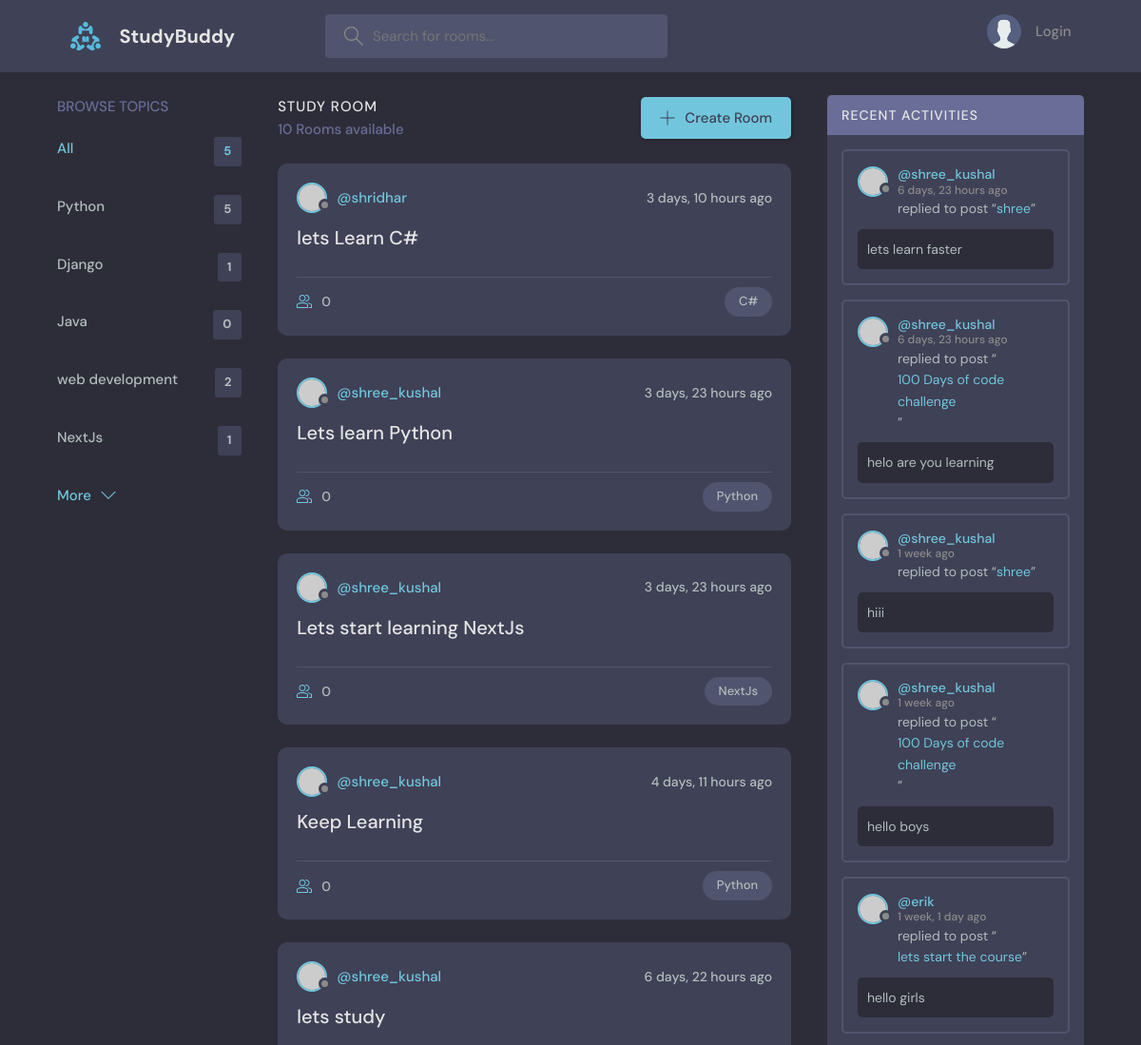
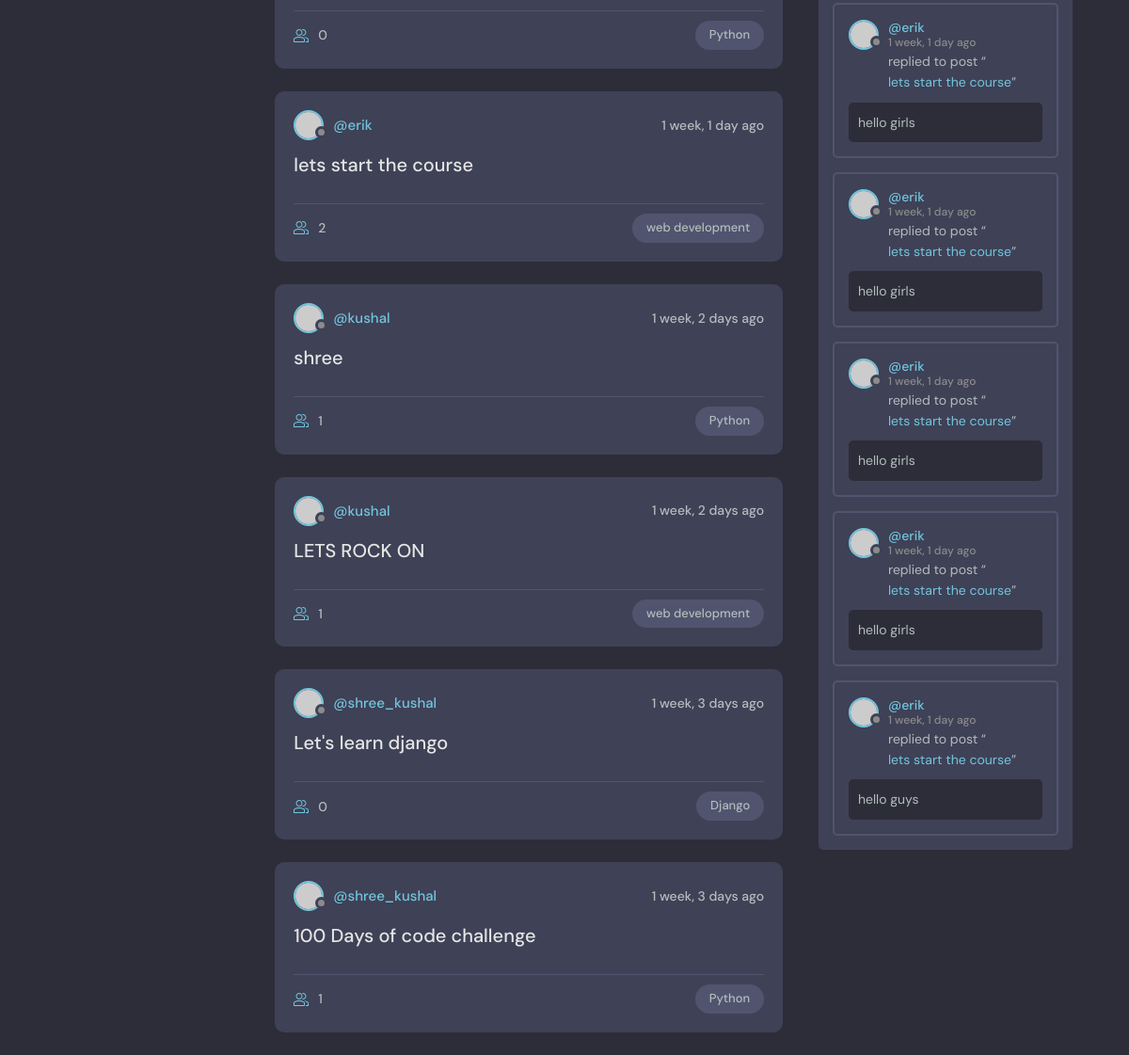
The page / on the database its author committed (2 pictures, top to bottom).
### base/models.py (models this page shows, shortened)
class Topic(models.Model):
    name=models.CharField(max_length=255)

class Room(models.Model):
    host= models.ForeignKey(User, on_delete=models.SET_NULL, null=True)
    topic= models.ForeignKey(Topic,on_delete=models.SET_NULL,null=True)
    name=models.CharField(max_length=200)
    description=models.TextField(null=True,blank=True)
    participants=models.ManyToManyField(User, related_name='participants', blank=True)
    updated=models.DateTimeField(auto_now=True)
    created=models.DateTimeField(auto_now_add=True)
    class Meta:
       ordering = ['-updated', '-created'] # for ordering purpose we use meta class and '-' orders in descending and  not using dash orders in ascending
    def __str__(self):
        return self.name

class Message(models.Model):
    user=models.ForeignKey(User, on_delete=models.CASCADE)
    room=models.ForeignKey(Room, on_delete=models.CASCADE)
    body=models.TextField()
    updated=models.DateTimeField(auto_now=True)
    created=models.DateTimeField(auto_now_add=True)
    class Meta:
        ordering = ['-updated', '-created']

### base/views.py (the view)
# urls.py: path('',views.home, name='home'),
def home(request):
    q=request.GET.get('q') if request.GET.get('q')!=None else ''
    rooms = Room.objects.filter(Q(topic__name__icontains=q)|
                                Q(name__icontains=q)|
                                Q(description__icontains=q)
                                ) # this line filters out topic from room model class and
    topics = Topic.objects.all()[0:5]
    room_count = rooms.count()
    room_messages =Message.objects.filter(Q(room__topic__name__icontains=q))
    context={'rooms':rooms,'topics':topics,'q':q, 'room_count':room_count,'room_messages':room_messages}
    return render(request, 'base/home.html' ,context)

### base/templates/base/home.html (shortened to what this page needs)
{% extends 'main.html'%}
{% block content %}
<main class="layout layout--3">
  <div class="container">
    {% include 'base/topics_component.html'%}
    <div class="roomList">
      <div class="roomList__header">
        <div>
          <h2>Study Room</h2>
          <p>{{room_count}} Rooms available</p>
        </div>
        <a class="btn btn--main" href="{% url 'create-room' %}">
          <svg version="1.1" xmlns="http://www.w3.org/2000/svg" width="32" height="32" viewBox="0 0 32 32">
            <title>add</title>
            <path
              d="M16.943 0.943h-1.885v14.115h-14.115v1.885h14.115v14.115h1.885v-14.115h14.115v-1.885h-14.115v-14.115z">
            </path>
          </svg>
          Create Room
        </a>
      </div>
      {% include 'base/feed_component.html'%}
    </div>
    {% include 'base/activity_component.html'%}
  </div>
</main>
{% endblock content %}

### base/templates/base/topics_component.html
<div class="topics">
    <div class="topics__header">
        <h2>Browse Topics</h2>
    </div>
    <ul class="topics__list">
        <li>
            <a href="{% url 'home' %}" class="active">All <span>{{topics.count}}</span></a>
        </li>
        {% for topic in topics%}
        <li>
            <a href="{% url 'home' %}?q={{topic.name}}">{{topic.name}} <span>{{topic.room_set.all.count}}</span></a>
        </li>
        {% endfor %}
    </ul>
    <a class="btn btn--link" href="{% url 'topics' %}">
        More
        <svg version="1.1" xmlns="http://www.w3.org/2000/svg" width="32" height="32" viewBox="0 0 32 32">
            <title>chevron-down</title>
            <path d="M16 21l-13-13h-3l16 16 16-16h-3l-13 13z"></path>
        </svg>
    </a>
</div>

### base/templates/base/feed_component.html (shortened to what this page needs)
{% for room in rooms%}
<div class="roomListRoom">
    <div class="roomListRoom__header">
        <a href="{% url 'user-profile' room.host.id %}" class="roomListRoom__author">
            <div class="avatar avatar--small">
                <img src="https://randomuser.me/api/portraits/women/11.jpg" />
            </div>
            <span>@{{room.host.username}}</span>
        </a>
        <div class="roomListRoom__actions">
            <span>{{room.created|timesince}} ago</span>
        </div>
    </div>
    <div class="roomListRoom__content">
        <a href="{% url 'room' room.id %}">{{room.name}}</a>
    </div>
    <div class="roomListRoom__meta">
        <a href="{% url 'room' room.id %}" class="roomListRoom__joined">
            {{room.participants.all.count}}
        </a>
        <p class="roomListRoom__topic">{{room.topic.name}}</p>
    </div>
</div>
{% endfor %}

### base/templates/base/activity_component.html (shortened to what this page needs)
<div class="activities">
    <div class="activities__header">
        <h2>Recent Activities</h2>
    </div>
    {% for message in room_messages%}
    <div class="activities__box">
        <div class="activities__boxHeader roomListRoom__header">
            <a href="{% url 'user-profile' message.user.id %}" class="roomListRoom__author">
                <div class="avatar avatar--small">
                    <img src="https://randomuser.me/api/portraits/women/11.jpg" />
                </div>
                <p>
                    @{{message.user}}
                    <span>{{ message.created|timesince}}
                        ago</span>
                </p>
            </a>
        </div>
        <div class="activities__boxContent">
            <p>replied to post “<a href="{% url 'room' message.room.id %}">{{message.room}}</a>”</p>
            <div class="activities__boxRoomContent">
                {{message.body}}
            </div>
        </div>
    </div>
    {% endfor %}
</div>

### rows shown on the page
Topic: name "Python", room_set.all.count "5"
Topic: name "Django", room_set.all.count "1"
Topic: name "Java", room_set.all.count "0"
Topic: name "web development", room_set.all.count "2"
Topic: name "NextJs", room_set.all.count "1"
Room: host.username "shridhar", created "3 days, 10 hours", name "lets Learn C#", participants.all.count "0", topic.name "C#"
Room: host.username "shree_kushal", created "3 days, 23 hours", name "Lets learn Python", participants.all.count "0", topic.name "Python"
Room: host.username "shree_kushal", created "3 days, 23 hours", name "Lets start learning NextJs", participants.all.count "0", topic.name "NextJs"
Room: host.username "shree_kushal", created "4 days, 11 hours", name "Keep Learning", participants.all.count "0", topic.name "Python"
Room: host.username "shree_kushal", created "6 days, 22 hours", name "lets study", participants.all.count "0", topic.name "Python"
Room: host.username "erik", created "1 week, 1 day", name "lets start the course", participants.all.count "2", topic.name "web development"
Room: host.username "kushal", created "1 week, 2 days", name "shree", participants.all.count "1", topic.name "Python"
Room: host.username "kushal", created "1 week, 2 days", name "LETS ROCK ON", participants.all.count "1", topic.name "web development"
Room: host.username "shree_kushal", created "1 week, 3 days", name "Let's learn django", participants.all.count "0", topic.name "Django"
Room: host.username "shree_kushal", created "1 week, 3 days", name "100 Days of code challenge", participants.all.count "1", topic.name "Python"
Message: user "shree_kushal", created "6 days, 23 hours", room "shree", body "lets learn faster"
Message: user "shree_kushal", created "6 days, 23 hours", room "100 Days of code challenge", body "helo are you learning"
Message: user "shree_kushal", created "1 week", room "shree", body "hiii"
Message: user "shree_kushal", created "1 week", room "100 Days of code challenge", body "hello boys"
Message: user "erik", created "1 week, 1 day", room "lets start the course", body "hello girls"
Message: user "erik", created "1 week, 1 day", room "lets start the course", body "hello girls"
Message: user "erik", created "1 week, 1 day", room "lets start the course", body "hello girls"
Message: user "erik", created "1 week, 1 day", room "lets start the course", body "hello girls"
Message: user "erik", created "1 week, 1 day", room "lets start the course", body "hello girls"
Message: user "erik", created "1 week, 1 day", room "lets start the course", body "hello guys"

### other values the page prints
{{ topics.count }} "5"
{{ room_count }} "10"
